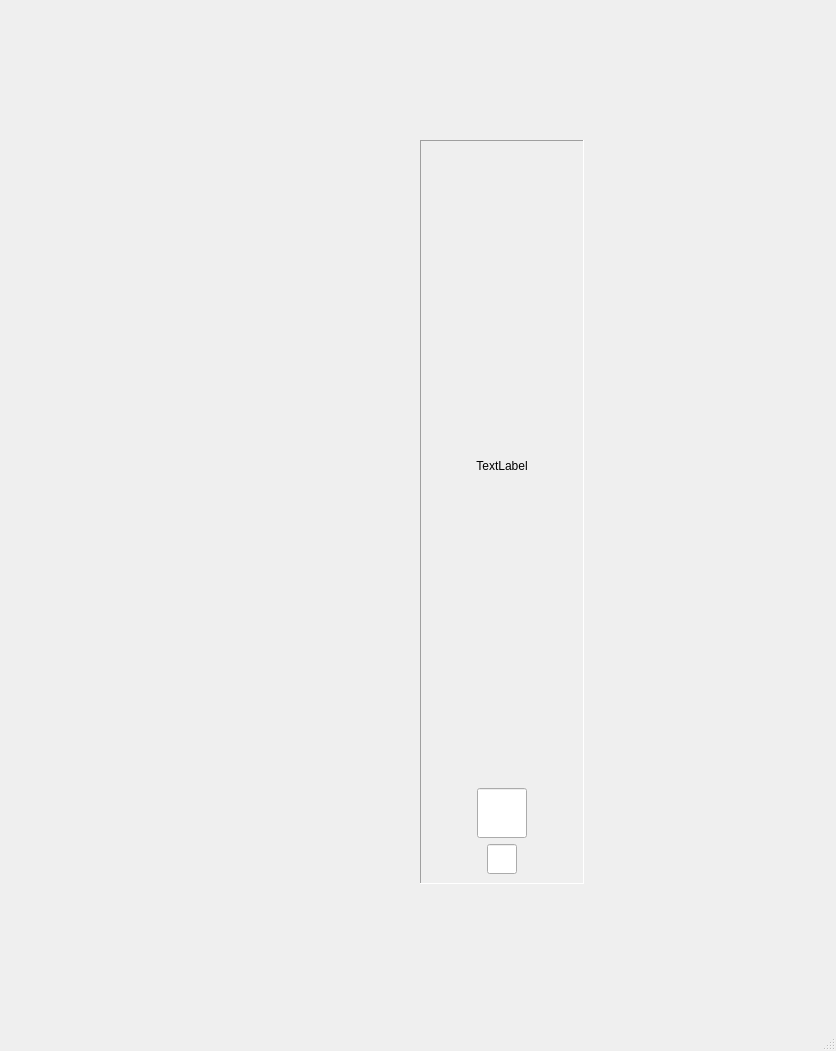
<?xml version="1.0" encoding="UTF-8"?>
<ui version="4.0">
 <class>MainWindow</class>
 <widget class="QMainWindow" name="MainWindow">
  <property name="geometry">
   <rect>
    <x>0</x>
    <y>0</y>
    <width>836</width>
    <height>1051</height>
   </rect>
  </property>
  <property name="windowTitle">
   <string>MainWindow</string>
  </property>
  <widget class="QWidget" name="centralwidget">
   <widget class="QFrame" name="statFrame">
    <property name="geometry">
     <rect>
      <x>420</x>
      <y>140</y>
      <width>164</width>
      <height>744</height>
     </rect>
    </property>
    <property name="frameShape">
     <enum>QFrame::Panel</enum>
    </property>
    <property name="frameShadow">
     <enum>QFrame::Sunken</enum>
    </property>
    <layout class="QVBoxLayout" name="verticalLayout_2">
     <item>
      <widget class="QLabel" name="statLabel">
       <property name="layoutDirection">
        <enum>Qt::LeftToRight</enum>
       </property>
       <property name="text">
        <string>TextLabel</string>
       </property>
       <property name="alignment">
        <set>Qt::AlignCenter</set>
       </property>
      </widget>
     </item>
     <item>
      <layout class="QHBoxLayout" name="valueHLayout">
       <item>
        <spacer name="leftVSpacer">
         <property name="orientation">
          <enum>Qt::Horizontal</enum>
         </property>
         <property name="sizeHint" stdset="0">
          <size>
           <width>40</width>
           <height>20</height>
          </size>
         </property>
        </spacer>
       </item>
       <item>
        <widget class="QLineEdit" name="value_LE_3">
         <property name="minimumSize">
          <size>
           <width>40</width>
           <height>40</height>
          </size>
         </property>
         <property name="maximumSize">
          <size>
           <width>50</width>
           <height>50</height>
          </size>
         </property>
        </widget>
       </item>
       <item>
        <spacer name="rightVSpacer">
         <property name="orientation">
          <enum>Qt::Horizontal</enum>
         </property>
         <property name="sizeHint" stdset="0">
          <size>
           <width>40</width>
           <height>20</height>
          </size>
         </property>
        </spacer>
       </item>
      </layout>
     </item>
     <item>
      <layout class="QHBoxLayout" name="modHLayout">
       <item>
        <spacer name="rightMSpacer">
         <property name="orientation">
          <enum>Qt::Horizontal</enum>
         </property>
         <property name="sizeHint" stdset="0">
          <size>
           <width>40</width>
           <height>20</height>
          </size>
         </property>
        </spacer>
       </item>
       <item>
        <widget class="QLineEdit" name="modLineEdit">
         <property name="minimumSize">
          <size>
           <width>30</width>
           <height>30</height>
          </size>
         </property>
         <property name="maximumSize">
          <size>
           <width>30</width>
           <height>30</height>
          </size>
         </property>
        </widget>
       </item>
       <item>
        <spacer name="leftMSpacer">
         <property name="orientation">
          <enum>Qt::Horizontal</enum>
         </property>
         <property name="sizeHint" stdset="0">
          <size>
           <width>40</width>
           <height>20</height>
          </size>
         </property>
        </spacer>
       </item>
      </layout>
     </item>
    </layout>
   </widget>
  </widget>
  <widget class="QMenuBar" name="menubar">
   <property name="geometry">
    <rect>
     <x>0</x>
     <y>0</y>
     <width>836</width>
     <height>21</height>
    </rect>
   </property>
  </widget>
  <widget class="QStatusBar" name="statusbar"/>
 </widget>
 <resources/>
 <connections/>
</ui>
